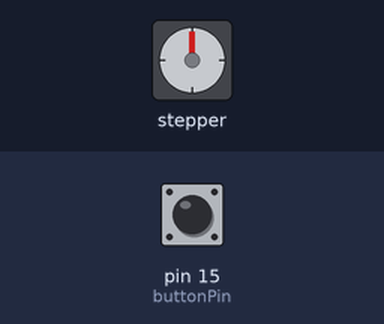
Recording of a sketch running on a simulated Arduino Uno, built with avr-gcc and run on an emulated ATmega328P. Parts: stepper motor. The test bench sets the inputs (shaded band); at power-on: pin 15 (buttonPin) HIGH. Stepper angles assume 2048 steps per turn.

Above: at 1.2 s.
1.3 s: pin 15 (buttonPin) pulled LOW for 1 s
At 3.2 s:
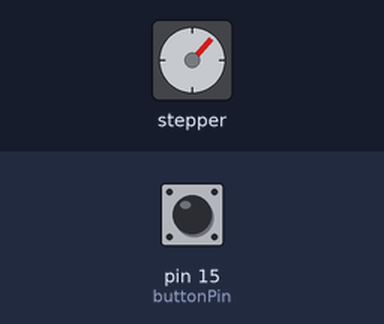
3.8 s: pin 15 (buttonPin) pulled LOW for 3.2 s
At 7.7 s:
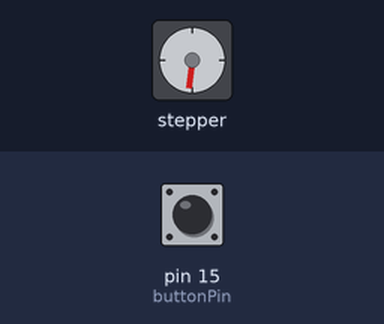
8.5 s: pin 15 (buttonPin) pulled LOW for 1 s
At 10.0 s:
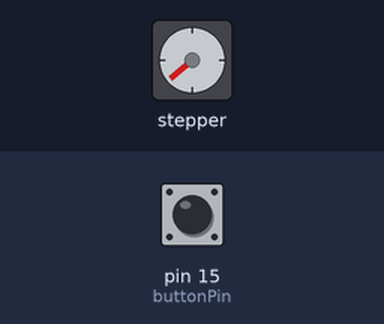
11.0 s: pin 15 (buttonPin) pulled LOW for 3.2 s
At 11.6 s:
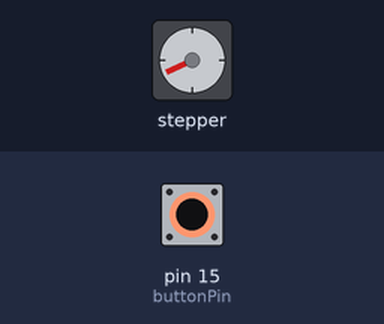
Timing chart, 0 to 15.7 s (numbered marks = the images above; inputs shaded):
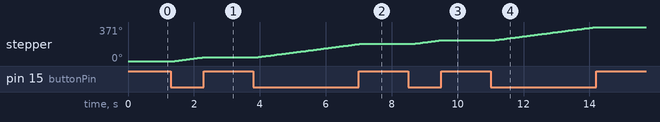

Measured:
- after the input at 1.3 s, stepper: turns 42° clockwise in 0.87 s, starting after 0.12 s
- after the input at 3.8 s, stepper: turns 145° clockwise in 3.1 s, starting after 0.11 s
- after the input at 8.5 s, stepper: turns 42° clockwise in 0.91 s, starting after 0.14 s
- after the input at 11.0 s, stepper: turns 142° clockwise in 3.1 s, starting after 0.15 s

The sketch:

program.ino
```cpp
#include <Stepper.h>

// Number of steps per internal motor revolution
const float STEPS_PER_REV = 32;
//  Amount of Gear Reduction
const float GEAR_RED = 64;
// Number of steps per geared output rotation
const float STEPS_PER_OUT_REV = STEPS_PER_REV * GEAR_RED;

// Connected to ULN2003 Motor Driver In1, In2, In3, In4
const int stepper_In1 = 13;
const int stepper_In2 = 14;
const int stepper_In3 = 12;
const int stepper_In4 = 27;
//Button for manual control pin
const int buttonPin = 15;

//Movemnt variables
const int stepsPerChamber = 343; //Steps required to change chamber
const int targetMoveSeconds = 86400; //Seconds between each automatic chamber change

//Init aux variables
// Pins entered in sequence 1-3-2-4 for proper step sequencing
Stepper steppermotor(STEPS_PER_REV,stepper_In1, stepper_In2, stepper_In3, stepper_In4);
double secondsElapsed = 0;
int buttonState = 0;

void setup()
{
  pinMode(buttonPin, INPUT);

}

void loop()
{
  //Handle button being pressed
  buttonState = digitalRead(buttonPin);
 if (buttonState == LOW) {
      steppermotor.setSpeed(500);
      steppermotor.step(15);
      secondsElapsed = 0;
    }
  else if(targetMoveSeconds <= secondsElapsed){
      steppermotor.setSpeed(500);
      steppermotor.step(stepsPerChamber);
      secondsElapsed = 0;
    }
  else{
    delay(200);
    secondsElapsed += 0.2;
    }

}
```
